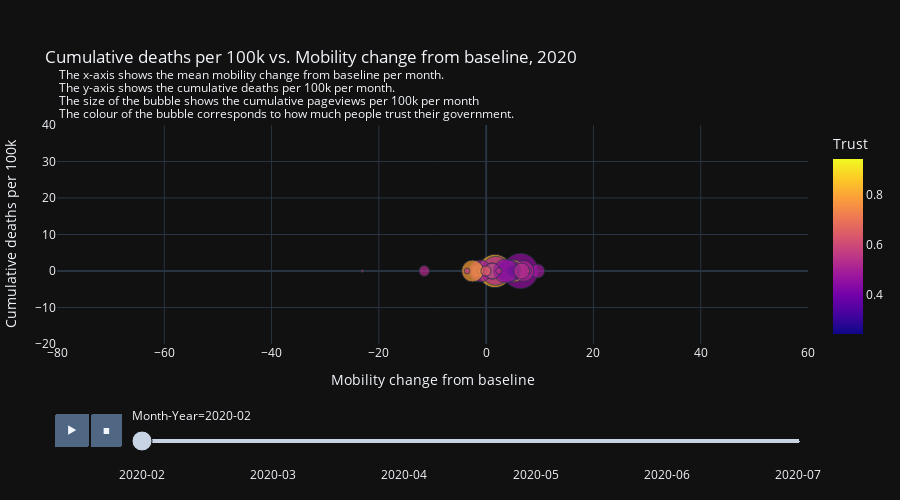

The notebook cell this image was saved under:
### Code cell
# import plotly.io as pio
# pio.templates
# Create animation

def format_title(title, subtitle=None, subtitle_font_size=12):
    title = f'<b>{title}</b>'
    if not subtitle:
        return title
    subtitle = f'<span style="font-size: {subtitle_font_size}px; line-height: 20%;">{subtitle}</span>'
    return f'{title}<br>{subtitle}'

grouped_df["Trust"] = grouped_df["Trust"]/100
df = grouped_df.round(decimals=3)



fig = px.scatter(df,x="Mobility change from baseline", y="Cumulative deaths per 100k" , animation_frame="Month-Year", animation_group="Country",
           size="Cumulative pageviews per 100k" ,color="Trust", hover_name="Country", range_x=[-80,60],range_y=[-20,40], size_max=80, template='plotly_dark' )
      
fig.update_layout(height=500, width= 900,title_text="Cumulative deaths per 100k vs. Mobility change from baseline, 2020")
fig.update_layout(margin=dict(l=40, r=10, t=125, b=10))  
fig.add_annotation(xref='paper',yref='paper',x=0, y=1.28,showarrow=False,text = "The x-axis shows the mean mobility change from baseline per month.")
fig.add_annotation(xref='paper',yref='paper',x=0, y=1.22,showarrow=False,text = "The y-axis shows the cumulative deaths per 100k per month.")
fig.add_annotation(xref='paper',yref='paper',x=0, y=1.16,showarrow=False,text = "The size of the bubble shows the cumulative pageviews per 100k per month ")
fig.add_annotation(xref='paper',yref='paper',x=0, y=1.10,showarrow=False,text = "The colour of the bubble corresponds to how much people trust their government.")
fig.layout.updatemenus[0].buttons[0].args[1]["frame"]["duration"] = 2000
fig.show()

fig.write_html('/Users/charlottsertic/Documents/GitHub/ada-2022-project-thedatadiggers22/data_2/Images/bubble_plot.html')

### Figure 1 — Plotly figure (JSON) as saved in the notebook; plotly's stock layout.template omitted (floating-point values rounded to 4 significant figures)
{"data": [{"hovertemplate": "<b>%{hovertext}</b><br><br>Month-Year=2020-02<br>Mobility change from baseline=%{x}<br>Cumulative deaths per 100k=%{y}<br>Cumulative pageviews per 100k=%{marker.size}<br>Trust=%{marker.color}<extra></extra>", "hovertext": ["Bangladesh", "Bulgaria", "Croatia", "Czechia", "Denmark", "Finland", "Georgia", "Germany", "Greece", "Hungary", "Israel", "Italy", "Japan", "Kazakhstan", "Kyrgyzstan", "Lithuania", "Malaysia", "Mongolia", "Netherlands", "Norway", "Poland", "Romania", "Russia", "Serbia", "Slovakia", "Slovenia", "South Korea", "Sweden", "Thailand", "Turkey"], "ids": ["Bangladesh", "Bulgaria", "Croatia", "Czechia", "Denmark", "Finland", "Georgia", "Germany", "Greece", "Hungary", "Israel", "Italy", "Japan", "Kazakhstan", "Kyrgyzstan", "Lithuania", "Malaysia", "Mongolia", "Netherlands", "Norway", "Poland", "Romania", "Russia", "Serbia", "Slovakia", "Slovenia", "South Korea", "Sweden", "Thailand", "Turkey"], "legendgroup": "", "marker": {"color": [0.83, 0.404, 0.42, 0.458, 0.793, 0.807, 0.576, 0.82, 0.407, 0.486, 0.511, 0.523, 0.495, 0.722, 0.576, 0.551, 0.576, 0.548, 0.785, 0.943, 0.336, 0.243, 0.47, 0.57, 0.535, 0.481, 0.528, 0.647, 0.556, 0.549], "coloraxis": "coloraxis", "size": [0.557, 161.4, 171.6, 1926.0, 275.6, 786.5, 57.16, 1699.0, 175.1, 293.6, 688.3, 1300.0, 753.1, 29.34, 1.482, 329.2, 38.96, 11.93, 737.2, 362.1, 840.7, 223.5, 880.5, 39.08, 385.2, 415.7, 172.7, 159.2, 52.3, 63.17], "sizemode": "area", "sizeref": 3.072, "symbol": "circle"}, "mode": "markers", "name": "", "orientation": "v", "showlegend": false, "type": "scatter", "x": [5.25, 5.098, 8.504, 6.41, -1.578, 5.079, 4.208, 1.636, 6.431, 9.621, 6.939, 1.795, -1.063, 3.183, 2.417, 2.346, -1.264, -23.1, -2.531, 1.138, 4.281, 5.016, 3.636, 7.967, 6.621, 1.121, -11.53, -0.028, -3.55, 2.385], "xaxis": "x", "y": [0, 0, 0, 0, 0, 0, 0, 0, 0, 0, 0, 0.049, 0.004, 0, 0, 0, 0, 0, 0, 0, 0, 0, 0, 0, 0, 0, 0.031, 0, 0, 0], "yaxis": "y"}], "layout": {"annotations": [{"showarrow": false, "text": "The x-axis shows the mean mobility change from baseline per month.", "x": 0, "xref": "paper", "y": 1.28, "yref": "paper"}, {"showarrow": false, "text": "The y-axis shows the cumulative deaths per 100k per month.", "x": 0, "xref": "paper", "y": 1.22, "yref": "paper"}, {"showarrow": false, "text": "The size of the bubble shows the cumulative pageviews per 100k per month ", "x": 0, "xref": "paper", "y": 1.16, "yref": "paper"}, {"showarrow": false, "text": "The colour of the bubble corresponds to how much people trust their government.", "x": 0, "xref": "paper", "y": 1.1, "yref": "paper"}], "coloraxis": {"colorbar": {"title": {"text": "Trust"}}, "colorscale": [[0, "#0d0887"], [0.1111, "#46039f"], [0.2222, "#7201a8"], [0.3333, "#9c179e"], [0.4444, "#bd3786"], [0.5556, "#d8576b"], [0.6667, "#ed7953"], [0.7778, "#fb9f3a"], [0.8889, "#fdca26"], [1, "#f0f921"]]}, "height": 500, "legend": {"itemsizing": "constant", "tracegroupgap": 0}, "margin": {"b": 10, "l": 40, "r": 10, "t": 125}, "sliders": [{"active": 0, "currentvalue": {"prefix": "Month-Year="}, "len": 0.9, "pad": {"b": 10, "t": 60}, "steps": [{"args": [["2020-02"], {"frame": {"duration": 0, "redraw": false}, "fromcurrent": true, "mode": "immediate", "transition": {"duration": 0, "easing": "linear"}}], "label": "2020-02", "method": "animate"}, {"args": [["2020-03"], {"frame": {"duration": 0, "redraw": false}, "fromcurrent": true, "mode": "immediate", "transition": {"duration": 0, "easing": "linear"}}], "label": "2020-03", "method": "animate"}, {"args": [["2020-04"], {"frame": {"duration": 0, "redraw": false}, "fromcurrent": true, "mode": "immediate", "transition": {"duration": 0, "easing": "linear"}}], "label": "2020-04", "method": "animate"}, {"args": [["2020-05"], {"frame": {"duration": 0, "redraw": false}, "fromcurrent": true, "mode": "immediate", "transition": {"duration": 0, "easing": "linear"}}], "label": "2020-05", "method": "animate"}, {"args": [["2020-06"], {"frame": {"duration": 0, "redraw": false}, "fromcurrent": true, "mode": "immediate", "transition": {"duration": 0, "easing": "linear"}}], "label": "2020-06", "method": "animate"}, {"args": [["2020-07"], {"frame": {"duration": 0, "redraw": false}, "fromcurrent": true, "mode": "immediate", "transition": {"duration": 0, "easing": "linear"}}], "label": "2020-07", "method": "animate"}], "x": 0.1, "xanchor": "left", "y": 0, "yanchor": "top"}], "title": {"text": "Cumulative deaths per 100k vs. Mobility change from baseline, 2020"}, "updatemenus": [{"buttons": [{"args": [null, {"frame": {"duration": 2000, "redraw": false}, "fromcurrent": true, "mode": "immediate", "transition": {"duration": 500, "easing": "linear"}}], "label": "&#9654;", "method": "animate"}, {"args": [[null], {"frame": {"duration": 0, "redraw": false}, "fromcurrent": true, "mode": "immediate", "transition": {"duration": 0, "easing": "linear"}}], "label": "&#9724;", "method": "animate"}], "direction": "left", "pad": {"r": 10, "t": 70}, "showactive": false, "type": "buttons", "x": 0.1, "xanchor": "right", "y": 0, "yanchor": "top"}], "width": 900, "xaxis": {"anchor": "y", "domain": [0, 1], "range": [-80, 60], "title": {"text": "Mobility change from baseline"}}, "yaxis": {"anchor": "x", "domain": [0, 1], "range": [-20, 40], "title": {"text": "Cumulative deaths per 100k"}}}}
